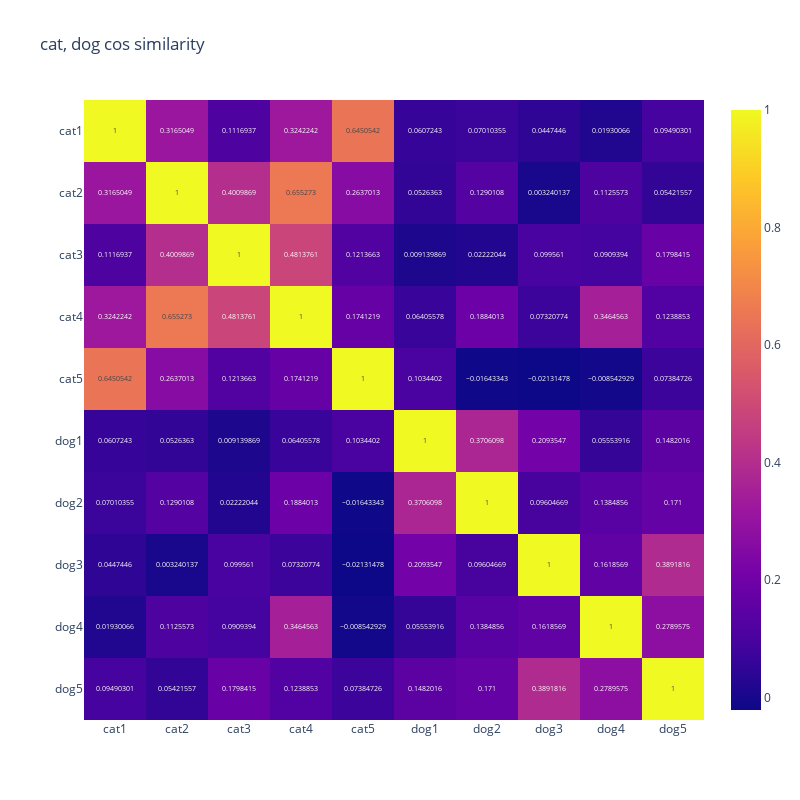

Here is the notebook cell this chart was saved with:
### Code cell
figure = px.imshow(cos_similarity, text_auto=True, x=names, y=names, width=800, height=800, title="cat, dog cos similarity")
figure.show()

### Figure 1 — Plotly figure (JSON) as saved in the notebook; plotly's stock layout.template omitted (floating-point values rounded to 4 significant figures)
{"data": [{"coloraxis": "coloraxis", "hovertemplate": "x: %{x}<br>y: %{y}<br>color: %{z}<extra></extra>", "name": "0", "texttemplate": "%{z}", "type": "heatmap", "x": ["cat1", "cat2", "cat3", "cat4", "cat5", "dog1", "dog2", "dog3", "dog4", "dog5"], "xaxis": "x", "y": ["cat1", "cat2", "cat3", "cat4", "cat5", "dog1", "dog2", "dog3", "dog4", "dog5"], "yaxis": "y", "z": [[1, 0.3165, 0.1117, 0.3242, 0.6451, 0.06072, 0.0701, 0.04474, 0.0193, 0.0949], [0.3165, 1.0, 0.401, 0.6553, 0.2637, 0.05264, 0.129, 0.00324, 0.1126, 0.05422], [0.1117, 0.401, 1, 0.4814, 0.1214, 0.00914, 0.02222, 0.09956, 0.09094, 0.1798], [0.3242, 0.6553, 0.4814, 1.0, 0.1741, 0.06406, 0.1884, 0.07321, 0.3465, 0.1239], [0.6451, 0.2637, 0.1214, 0.1741, 1.0, 0.1034, -0.01643, -0.02131, -0.008543, 0.07385], [0.06072, 0.05264, 0.00914, 0.06406, 0.1034, 1, 0.3706, 0.2094, 0.05554, 0.1482], [0.0701, 0.129, 0.02222, 0.1884, -0.01643, 0.3706, 1, 0.09605, 0.1385, 0.171], [0.04474, 0.00324, 0.09956, 0.07321, -0.02131, 0.2094, 0.09605, 1, 0.1619, 0.3892], [0.0193, 0.1126, 0.09094, 0.3465, -0.008543, 0.05554, 0.1385, 0.1619, 1.0, 0.279], [0.0949, 0.05422, 0.1798, 0.1239, 0.07385, 0.1482, 0.171, 0.3892, 0.279, 1.0]]}], "layout": {"coloraxis": {"colorscale": [[0, "#0d0887"], [0.1111, "#46039f"], [0.2222, "#7201a8"], [0.3333, "#9c179e"], [0.4444, "#bd3786"], [0.5556, "#d8576b"], [0.6667, "#ed7953"], [0.7778, "#fb9f3a"], [0.8889, "#fdca26"], [1, "#f0f921"]]}, "height": 800, "title": {"text": "cat, dog cos similarity"}, "width": 800, "xaxis": {"anchor": "y", "constrain": "domain", "domain": [0, 1], "scaleanchor": "y"}, "yaxis": {"anchor": "x", "autorange": "reversed", "constrain": "domain", "domain": [0, 1]}}}
